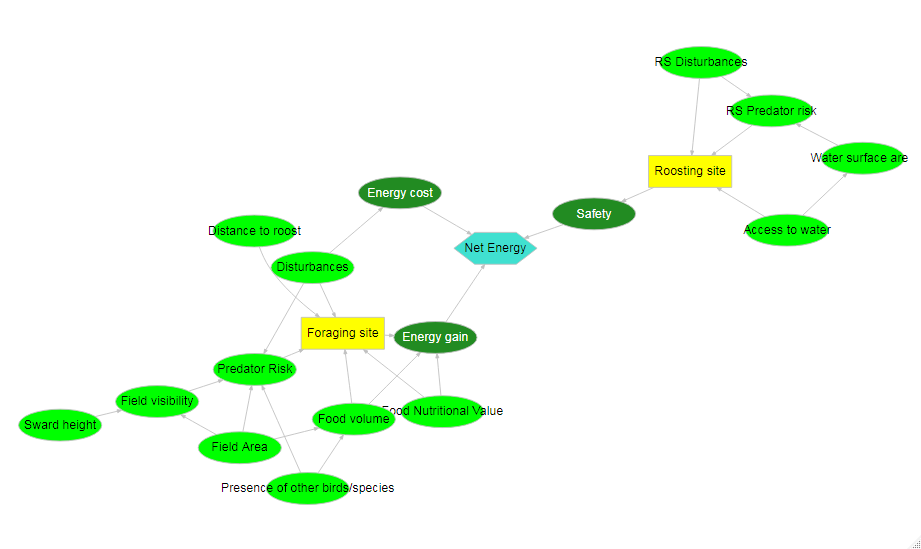

This chart was generated by the following R code:
library(DiagrammeR)

# Create a node data frame
nodes_1 <-
  create_node_df(
    n = 19,
    type =  c(rep("uncertainty",11), rep("formula", 3), "value"),
    label = c("Disturbances", "Predator Risk", "Food Nutritional Value", "Field visibility", "Distance to roost", "Food volume",
              "Field Area", "Presence of other birds/species", "Sward height", "Water surface area", "Access to water", 
              "Energy cost", "Energy gain", "Safety", "Net Energy", "Foraging site", "Roosting site", "RS Disturbances", "RS Predator risk"),
    style = "filled",
    color = "grey",
    fontsize =14,
    fontcolor =c(rep("black",11), rep("white", 3), "black", rep("black", 3), rep("black", 2)),
    fillcolor = c(rep("green",11), rep("forestgreen", 3), "turquoise", rep("yellow", 2), rep("green",2)),
    width = 1.3,
    shape = c(rep("ellipse",11), rep("ellipse", 3), "hexagon", rep("rectangle", 2), rep("ellipse", 2)),
    data = c(1))

# Inspect the `nodes_1` NDF
nodes_1


edges_1 <-
  create_edge_df(
    from = c(1,  1,  2, 4, 7, 7, 9, 7, 8, 8,  3, 6, 5, 16,  3,  6,  1, 12, 13, 11, 10, 17, 14, 18, 19, 18, 11),
    to =   c(16, 2, 16, 2, 4, 2, 4, 6, 2, 6, 16,16,16, 13, 13, 13, 12, 15, 15, 17, 19, 14, 15, 19, 17, 17, 10),
    color = "grey",
    data = c(1))

edges_1


create_graph(
    nodes_df = nodes_1,
    edges_df = edges_1) %>% 
    select_edges() %>%
    add_global_graph_attrs(
    attr = "splines",
    value = "spline",
    attr_type = "graph") %>% 
    render_graph()
